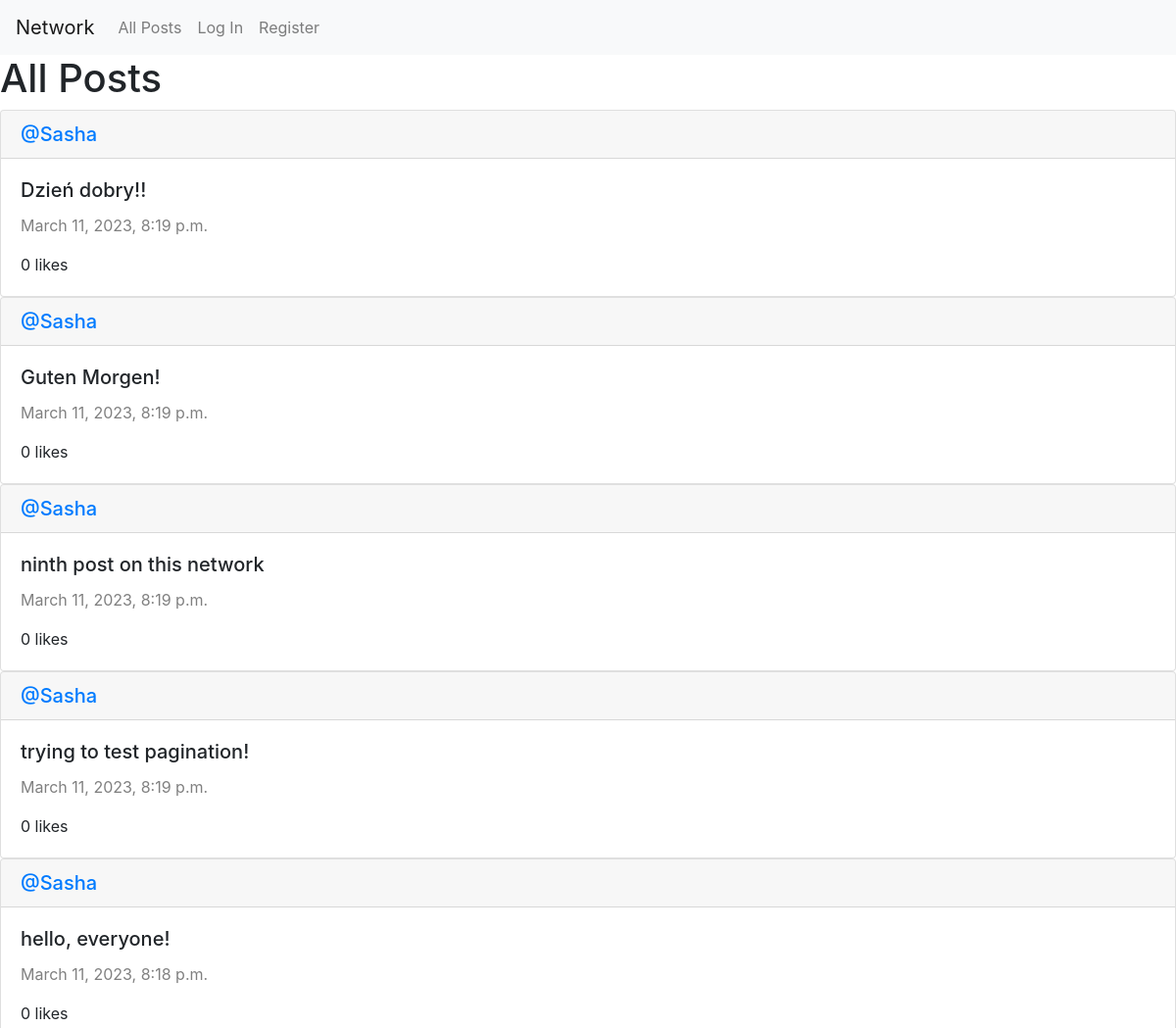
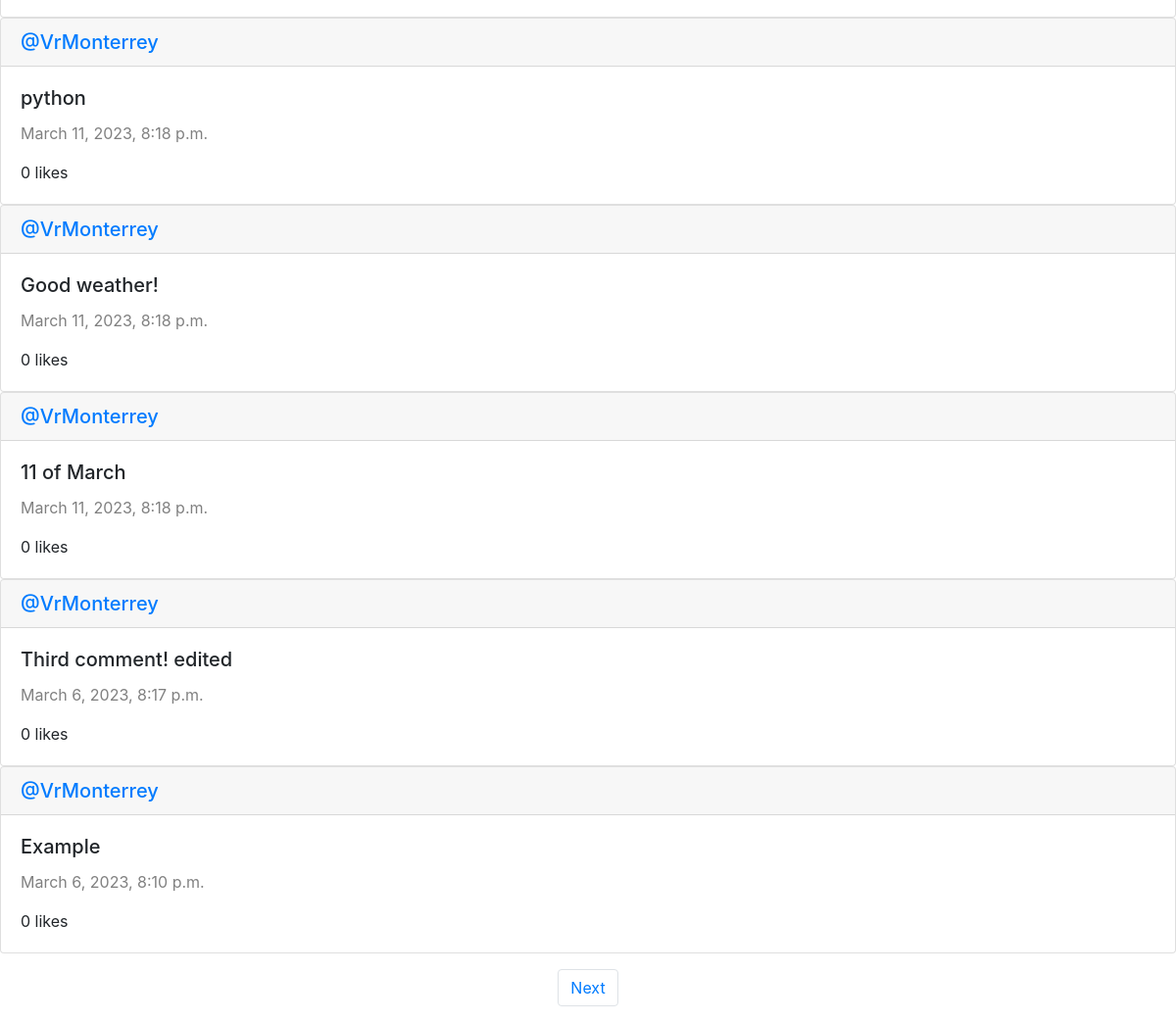
The page / on the database its author committed (2 pictures, top to bottom).
### network/models.py (models this page shows, shortened)
class Post(models.Model):
    content = models.TextField(max_length=150)
    user = models.ForeignKey(User, on_delete=models.CASCADE, related_name="posts")
    date = models.DateTimeField(auto_now_add=True)

class User(AbstractUser):
    pass

### network/views.py (the view)
# urls.py: path("", views.index, name="index"),
def index(request):
    all = Post.objects.all().order_by("id").reverse()
    paginator = Paginator(all,10)
    pages = request.GET.get('page')
    items = paginator.get_page(pages)
    likes = Like.objects.all()
    liked = []
    try:
        for like in likes:
            if like.user.id == request.user.id:
                liked.append(like.post.id)
    except:
        liked = []
    return render(request, "network/index.html",{
        "items" : items,
        "liked" : liked
    })

### network/templates/network/index.html (shortened to what this page needs)
{% extends "network/layout.html" %}
{% block body %}
    <h1>All Posts</h1>
    <div class="allPosts">
        {% for post in items %}
        <div class="card">
            <h5 class="card-header"><a href="{% url 'profile' user_id=post.user.id %}">@{{ post.user }}</a></h5>
            <div class="card-body">
              <h5 class="card-title" id="content_{{ post.id }}">{{ post.content }}</h5>
              <p style="color:gray" class="card-text">{{ post.date }}</p>
                <div class="likes-count">
                  <p id="num-likes-{{ post.id }}">{{ post.liked.count }}</p>
                  <p>likes</p>
                </div>
            </div>
          </div>
        {% endfor %}
    </div>
    <nav aria-label="Page navigation example">
        <ul class="pagination d-flex justify-content-center mt-3">
            {% if items.has_next %}
                <li class="page-item"><a class="page-link" href="?page={{ items.next_page_number }}">Next</a></li>
            {% endif %}
        </ul>
      </nav>
{% endblock %}

### network/templates/network/layout.html (shortened to what this page needs)
{% load static %}
<!DOCTYPE html>
<html lang="en">
    <head>
        <link rel="stylesheet" href="https://stackpath.bootstrapcdn.com/bootstrap/4.4.1/css/bootstrap.min.css">
        <link rel="stylesheet" href="https://cdnjs.cloudflare.com/ajax/libs/font-awesome/4.7.0/css/font-awesome.min.css">
        <link href="{% static 'network/styles.css' %}" rel="stylesheet">
    </head>
    <body>
        <nav class="navbar navbar-expand-lg navbar-light bg-light">
            <a class="navbar-brand" href="{% url 'index' %}">Network</a>
            <div>
              <ul class="navbar-nav mr-auto">
                <li class="nav-item">
                  <a class="nav-link" href="{% url 'index' %}">All Posts</a>
                </li>
                {% if user.is_authenticated %}
                    <li class="nav-item">
                        <a class="nav-link" href="{% url 'following' %}">Following</a>
                    </li>
                    <li class="nav-item">
                        <a class="nav-link" href="{% url 'logout' %}">Log Out</a>
                    </li>
                {% else %}
                    <li class="nav-item">
                        <a class="nav-link" href="{% url 'login' %}">Log In</a>
                    </li>
                    <li class="nav-item">
                        <a class="nav-link" href="{% url 'register' %}">Register</a>
                    </li>
                {% endif %}
              </ul>
            </div>
          </nav>
        <div class="body">
            {% block body %}
            {% endblock %}
        </div>
    </body>
</html>

### network/static/network/styles.css (style rules this page uses)
.likes-count p { display: inline; }
.likes-count p:not(:last-child)::after { content: ' '; }

### rows shown on the page
Post: user "Sasha", content "Dzień dobry!!", date "March 11, 2023, 8:19 p.m.", liked.count "0"
Post: user "Sasha", content "Guten Morgen!", date "March 11, 2023, 8:19 p.m.", liked.count "0"
Post: user "Sasha", content "ninth post on this network", date "March 11, 2023, 8:19 p.m.", liked.count "0"
Post: user "Sasha", content "trying to test pagination!", date "March 11, 2023, 8:19 p.m.", liked.count "0"
Post: user "Sasha", content "hello, everyone!", date "March 11, 2023, 8:18 p.m.", liked.count "0"
Post: user "VrMonterrey", content "python", date "March 11, 2023, 8:18 p.m.", liked.count "0"
Post: user "VrMonterrey", content "Good weather!", date "March 11, 2023, 8:18 p.m.", liked.count "0"
Post: user "VrMonterrey", content "11 of March", date "March 11, 2023, 8:18 p.m.", liked.count "0"
Post: user "VrMonterrey", content "Third comment! edited", date "March 6, 2023, 8:17 p.m.", liked.count "0"
Post: user "VrMonterrey", content "Example", date "March 6, 2023, 8:10 p.m.", liked.count "0"
